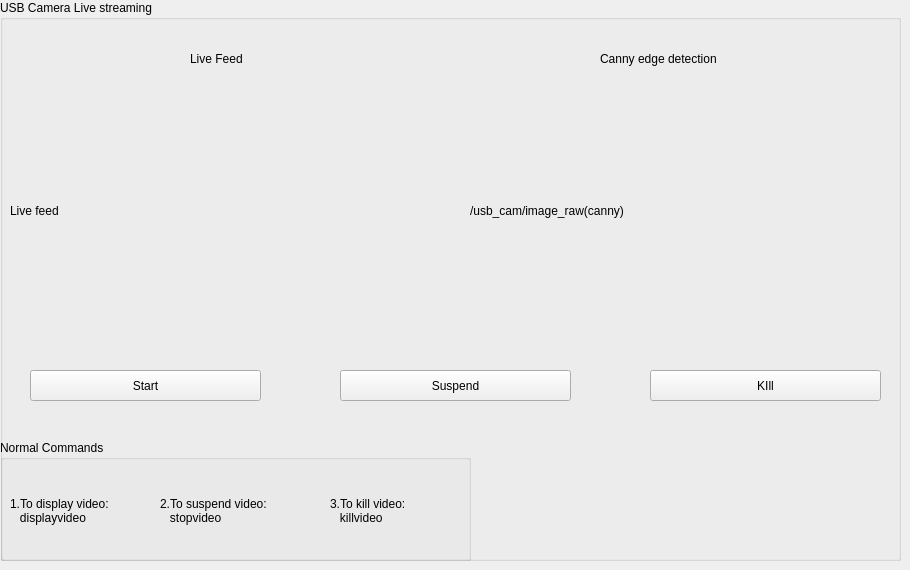
       <widget class="QWidget" name="tab_4">
        <attribute name="title">
         <string>Video Camera</string>
        </attribute>
        <widget class="QGroupBox" name="groupBox_6">
         <property name="geometry">
          <rect>
           <x>0</x>
           <y>0</y>
           <width>901</width>
           <height>561</height>
          </rect>
         </property>
         <property name="title">
          <string>USB Camera Live streaming</string>
         </property>
         <widget class="QLabel" name="video">
          <property name="geometry">
           <rect>
            <x>470</x>
            <y>90</y>
            <width>430</width>
            <height>241</height>
           </rect>
          </property>
          <property name="text">
           <string>/usb_cam/image_raw(canny)</string>
          </property>
         </widget>
         <widget class="QPushButton" name="startvideo">
          <property name="geometry">
           <rect>
            <x>30</x>
            <y>370</y>
            <width>231</width>
            <height>31</height>
           </rect>
          </property>
          <property name="maximumSize">
           <size>
            <width>300</width>
            <height>50</height>
           </size>
          </property>
          <property name="text">
           <string>Start</string>
          </property>
         </widget>
         <widget class="QPushButton" name="suspendvideo">
          <property name="geometry">
           <rect>
            <x>340</x>
            <y>370</y>
            <width>231</width>
            <height>31</height>
           </rect>
          </property>
          <property name="text">
           <string>Suspend</string>
          </property>
         </widget>
         <widget class="QPushButton" name="killvideo">
          <property name="geometry">
           <rect>
            <x>650</x>
            <y>370</y>
            <width>231</width>
            <height>31</height>
           </rect>
          </property>
          <property name="text">
           <string>KIll</string>
          </property>
         </widget>
         <widget class="QGroupBox" name="groupBox_12">
          <property name="geometry">
           <rect>
            <x>0</x>
            <y>440</y>
            <width>471</width>
            <height>121</height>
           </rect>
          </property>
          <property name="title">
           <string>Normal Commands</string>
          </property>
          <widget class="QLabel" name="label_9">
           <property name="geometry">
            <rect>
             <x>10</x>
             <y>50</y>
             <width>141</width>
             <height>41</height>
            </rect>
           </property>
           <property name="text">
            <string>1.To display video:
   displayvideo</string>
           </property>
          </widget>
          <widget class="QLabel" name="label_10">
           <property name="geometry">
            <rect>
             <x>160</x>
             <y>50</y>
             <width>141</width>
             <height>41</height>
            </rect>
           </property>
           <property name="text">
            <string>2.To suspend video:
   stopvideo</string>
           </property>
          </widget>
          <widget class="QLabel" name="label_11">
           <property name="geometry">
            <rect>
             <x>330</x>
             <y>50</y>
             <width>131</width>
             <height>41</height>
            </rect>
           </property>
           <property name="text">
            <string>3.To kill video:
   killvideo</string>
           </property>
          </widget>
         </widget>
         <widget class="QLabel" name="vidliv">
          <property name="geometry">
           <rect>
            <x>10</x>
            <y>90</y>
            <width>430</width>
            <height>241</height>
           </rect>
          </property>
          <property name="text">
           <string>Live feed</string>
          </property>
         </widget>
         <widget class="QLabel" name="label_23">
          <property name="geometry">
           <rect>
            <x>190</x>
            <y>50</y>
            <width>71</width>
            <height>17</height>
           </rect>
          </property>
          <property name="styleSheet">
           <string notr="true">font: 75 12pt &quot;Droid Serif&quot;;</string>
          </property>
          <property name="text">
           <string>Live Feed</string>
          </property>
         </widget>
         <widget class="QLabel" name="label_24">
          <property name="geometry">
           <rect>
            <x>600</x>
            <y>50</y>
            <width>171</width>
            <height>17</height>
           </rect>
          </property>
          <property name="styleSheet">
           <string notr="true">font: 75 12pt &quot;Droid Serif&quot;;</string>
          </property>
          <property name="text">
           <string>Canny edge detection</string>
          </property>
         </widget>
        </widget>
       </widget>
